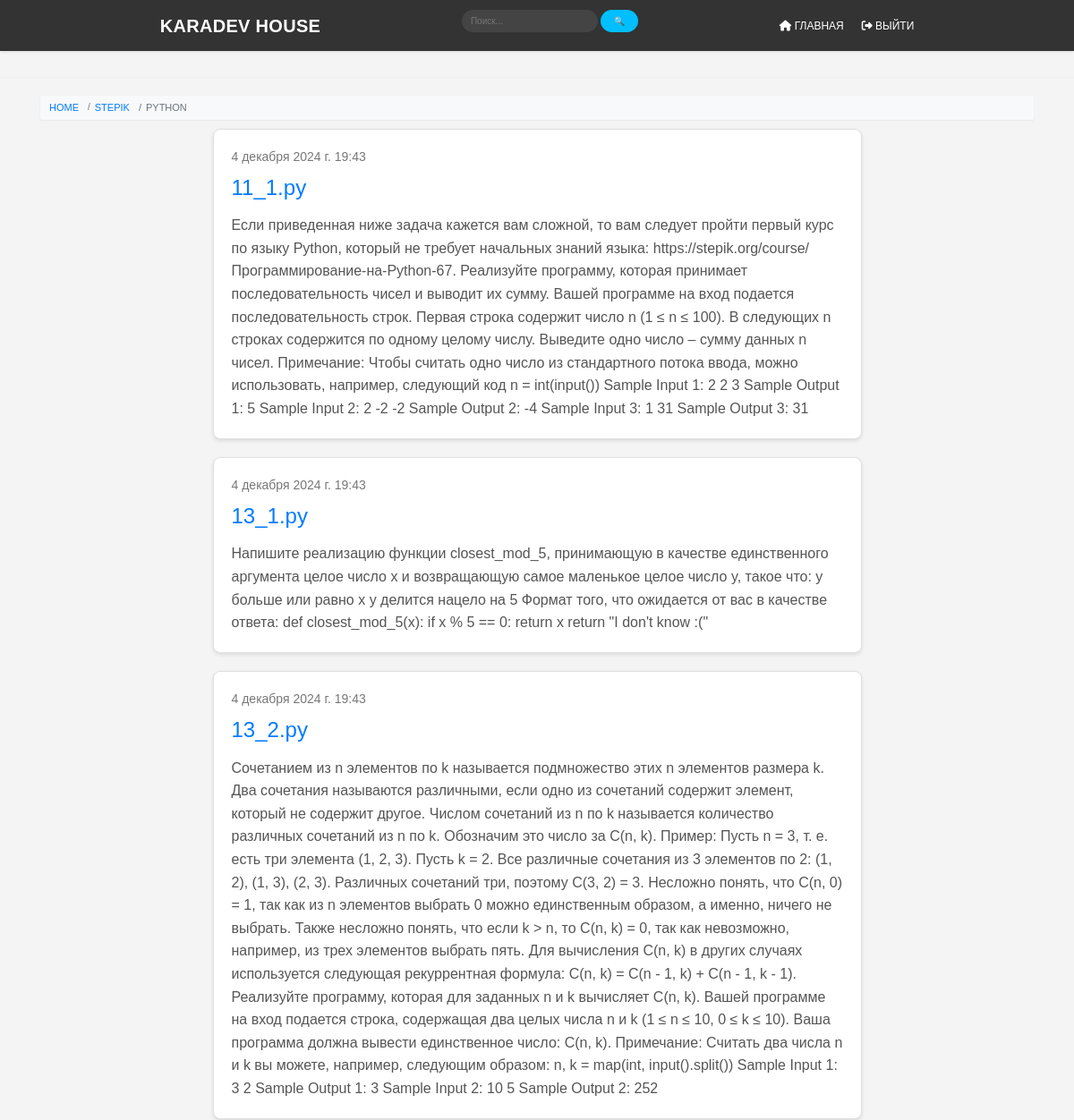
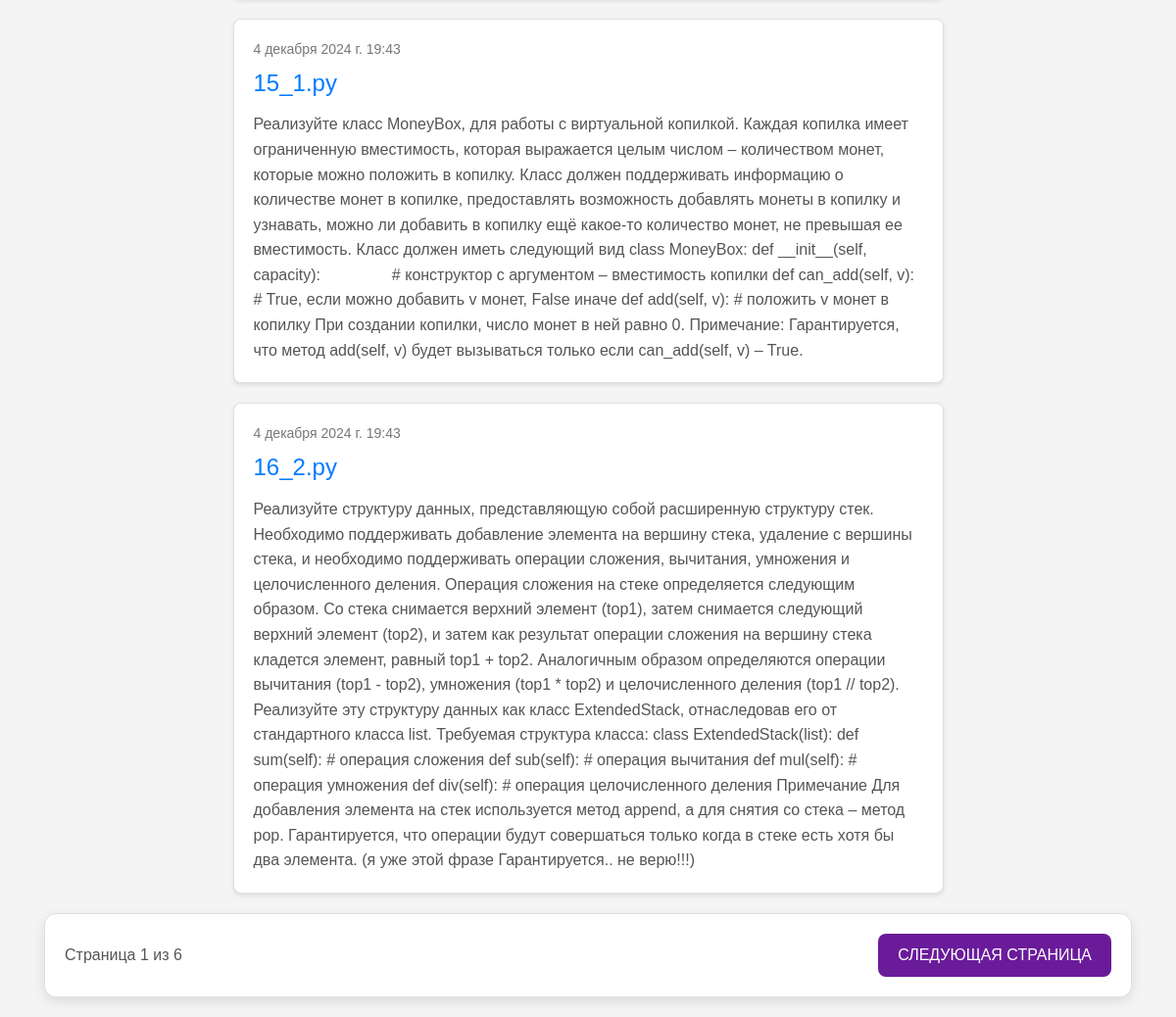
/stepik/python/, run on the app's committed database (2 pictures, top to bottom).
### stepik/models.py (models this page shows, shortened)
class Taskpy(models.Model):
    title = models.CharField(max_length=200)
    text = models.TextField()
    created_date = models.DateTimeField(default=timezone.now)
    published_date = models.DateTimeField(blank=True, null=True)
    author = models.ForeignKey(settings.AUTH_USER_MODEL, on_delete=models.CASCADE)

### stepik/views.py (the view)
# urls.py: path('python/', views.task_list, name='py_task_list'),
def task_list(request):
    tasks = Taskpy.objects.all()
    paginator = Paginator(tasks, 5)
    page_number = request.GET.get('page')
    page_obj = paginator.get_page(page_number)
    return render(request, 'stepik/py/py_stepik_list.html', {
        'tasks': page_obj,
        'page_obj': page_obj,
        'page_next': page_obj.next_page_number() if page_obj.has_next() else None,
        'page_previous': page_obj.previous_page_number() if page_obj.has_previous() else None,
        'page_current': page_obj.number,
        'page_end': page_obj.paginator.num_pages,
        'page_has_next': page_obj.has_next,
        'page_has_previous': page_obj.has_previous,
        'user': request.user.is_superuser,
    })

### blog/templates/stepik/py/py_stepik_list.html
{% extends 'global/base.html' %}
{% block content %}
<div class="container">
    <nav aria-label="breadcrumb">
        <ol class="breadcrumb">
            <li class="breadcrumb-item"><a href="{% url 'cards' %}">HOME</a></li>
            <li class="breadcrumb-item"><a href="{% url 'teleport_stepik' %}">STEPIK</a></li>
            <li class="breadcrumb-item active" aria-current="page">PYTHON</li>
        </ol>
    </nav>
    <div class="row">
        <div class="col-12" id="stepik-post-container">
            {% include 'stepik/py/py_task_list.html' %}
        </div>
    </div>
    <div class="row">
        <div class="col-12">
            <div class="py-step-links" id="stepik-pagination-links-py">
                {% include 'stepik/py/paginator.html' %}
            </div>
        </div>
    </div>
</div>
{% endblock %}

### blog/templates/stepik/py/py_task_list.html
<div class="container">
    <div class="row justify-content-center">
        <div class="col-lg-8 col-md-10 col-12">
            {% for task in tasks %}
              <div class="task">
                  <div class="date">
                      {{ task.published_date }}
                  </div>
                  <h1><a href="{% url 'py_task_detail' pk=task.pk %}">{{ task.title }}</a></h1>
                  <p>{{ task.text|linebreaksbr }}</p>
              </div>
            {% endfor %}
        </div>
    </div>
</div>

### static/css/navbar.css (style rules this page uses)
body { margin: 0; font-family: 'Arial', sans-serif; background-color: #f4f4f4; }
.breadcrumb { display: flex; flex-wrap: wrap; padding: 0.5rem 1rem; margin-bottom: 1rem; list-style: none; background-color: #f8f9fa; border-radius: 0.2rem; box-shadow: 0 1px 2px rgba(0, 0, 0, 0.05); }
.breadcrumb-item { display: flex; align-items: center; }
.breadcrumb-item + .breadcrumb-item::before { content: "/"; padding: 0 0.5rem; color: #6c757d; }
.breadcrumb-item a { color: #007bff; text-decoration: none; transition: color 0.2s ease; font-size: 1.1rem; }
.breadcrumb-item.active { color: #6c757d; font-size: 1.1rem; }

### static/css/pag.css (style rules this page uses)
.step-links, .search-pag, .py-step-links, .js-step-links { display: flex; justify-content: space-between; align-items: center; padding: 20px; background-color: #ffffff; border: 1px solid #e0e0e0; border-radius: 12px; box-shadow: 0 4px 12px rgba(0, 0, 0, 0.1); transition: box-shadow 0.3s ease; margin-bottom: 20px; }

### static/css/post_list.css (style rules this page uses)
.task, .post { background-color: #ffffff; border: 1px solid #e0e0e0; border-radius: 8px; padding: 20px; margin-bottom: 20px; box-shadow: 0 2px 4px rgba(0, 0, 0, 0.1); transition: box-shadow 0.3s ease; }
.date { color: #777; font-size: 14px; margin-bottom: 10px; }
.task h1, .post h1 { font-size: 24px; margin: 0 0 15px 0; color: #333; }
.task h1 a, .post h1 a { color: #007bff; text-decoration: none; transition: color 0.3s ease; }
.task p, .post p { font-size: 16px; line-height: 1.6; color: #555; margin: 0; }

### data on the page
Taskpy: published_date "4 декабря 2024 г. 19:43", title "11_1.py", text "Если приведенная ниже задача кажется вам сложной, то вам следует пройти первый курс по языку Python, который не требует начальных знаний языка: https://stepik.org/course/Программирование-на-Python-67 . Реализуйте программу, которая принимает последовательность чисел и выводит их сумму. Вашей программе на вход подается последовательность строк. Первая строка содержит число n (1 ≤ n ≤ 100). В следующих n строках содержится по одному целому числу. Выведите одно число – сумму данных n чисел. Примечание: Чтобы считать одно число из стандартного потока ввода, можно использовать, например, следующий код n = int(input()) Sample Input 1: 2 2 3 Sample Output 1: 5 Sample Input 2: 2 -2 -2 Sample Output…"
Taskpy: published_date "4 декабря 2024 г. 19:43", title "13_1.py", text "Напишите реализацию функции closest_mod_5, принимающую в качестве единственного аргумента целое число x и возвращающую самое маленькое целое число y, такое что: y больше или равно x y делится нацело на 5 Формат того, что ожидается от вас в качестве ответа: def closest_mod_5(x): if x % 5 == 0: return x return \"I don't know :(\""
Taskpy: published_date "4 декабря 2024 г. 19:43", title "13_2.py", text "Сочетанием из n элементов по k называется подмножество этих n элементов размера k. Два сочетания называются различными, если одно из сочетаний содержит элемент, который не содержит другое. Числом сочетаний из n по k называется количество различных сочетаний из n по k. Обозначим это число за C(n, k). Пример: Пусть n = 3, т. е. есть три элемента (1, 2, 3). Пусть k = 2. Все различные сочетания из 3 элементов по 2: (1, 2), (1, 3), (2, 3). Различных сочетаний три, поэтому C(3, 2) = 3. Несложно понять, что C(n, 0) = 1, так как из n элементов выбрать 0 можно единственным образом, а именно, ничего не выбрать. Также несложно понять, что если k > n, то C(n, k) = 0, так как невозможно, например, из…"
Taskpy: published_date "4 декабря 2024 г. 19:43", title "15_1.py", text "Реализуйте класс MoneyBox, для работы с виртуальной копилкой. Каждая копилка имеет ограниченную вместимость, которая выражается целым числом – количеством монет, которые можно положить в копилку. Класс должен поддерживать информацию о количестве монет в копилке, предоставлять возможность добавлять монеты в копилку и узнавать, можно ли добавить в копилку ещё какое-то количество монет, не превышая ее вместимость. Класс должен иметь следующий вид class MoneyBox: def __init__(self, capacity): # конструктор с аргументом – вместимость копилки def can_add(self, v): # True, если можно добавить v монет, False иначе def add(self, v): # положить v монет в копилку При создании копилки, число монет в…"
Taskpy: published_date "4 декабря 2024 г. 19:43", title "16_2.py", text "Реализуйте структуру данных, представляющую собой расширенную структуру стек. Необходимо поддерживать добавление элемента на вершину стека, удаление с вершины стека, и необходимо поддерживать операции сложения, вычитания, умножения и целочисленного деления. Операция сложения на стеке определяется следующим образом. Со стека снимается верхний элемент (top1), затем снимается следующий верхний элемент (top2), и затем как результат операции сложения на вершину стека кладется элемент, равный top1 + top2. Аналогичным образом определяются операции вычитания (top1 - top2), умножения (top1 * top2) и целочисленного деления (top1 // top2). Реализуйте эту структуру данных как класс ExtendedStack,…"

### other printed values
{{ page_current }} "1"
{{ page_end }} "6"
